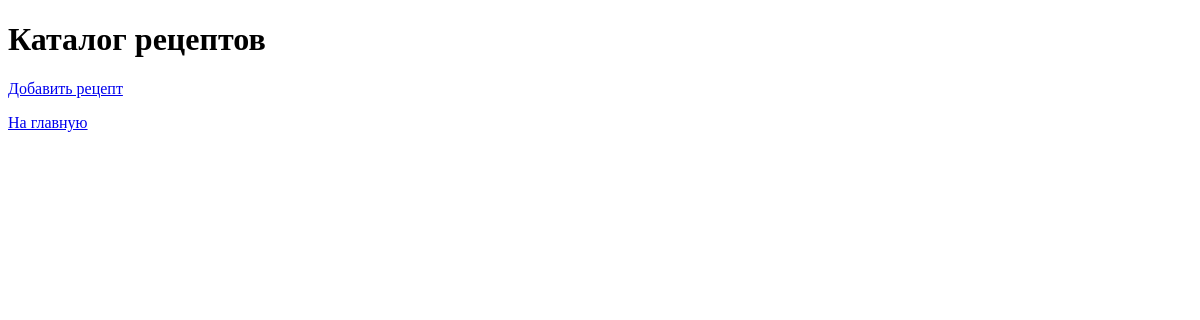
Before: /recipes/ with the older database file.
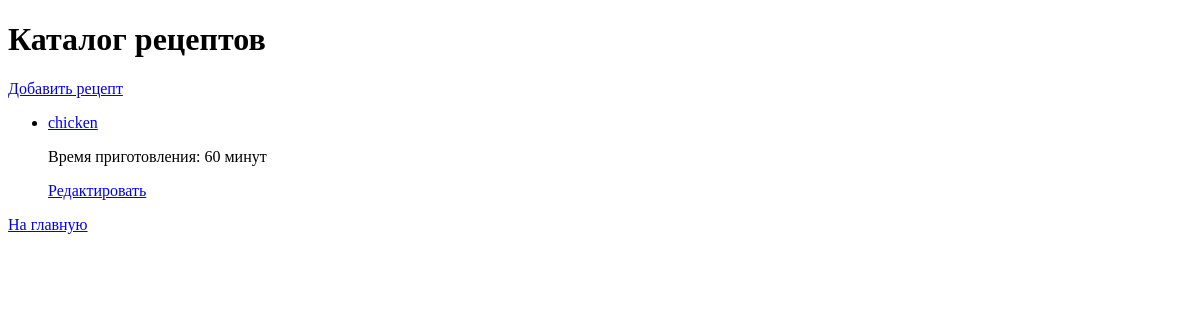
After: the same page with the newer database file.
### recipes/models.py (models this page shows, shortened)
class Recipe(models.Model):
    title = models.CharField(max_length=200)
    description = models.TextField()
    created_by = models.ForeignKey(User, on_delete=models.CASCADE)
    created_at = models.DateTimeField(auto_now_add=True)
    ingredients_text = models.TextField(default="")
    preparation_time = models.PositiveIntegerField(help_text="Время на приготовление (в минутах)")
    instructions = models.TextField(default="", help_text="Опишите шаги приготовления, разделенные новой строкой.")
    image = models.ImageField(upload_to='recipes_images/', blank=True, null=True)

### recipes/views.py (the view)
# urls.py: path('recipes/', views.recipe_catalog, name='recipe_catalog'),  # Каталог рецептов
def recipe_catalog(request):
    recipes = Recipe.objects.all()
    return render(request, 'recipes/recipe_catalog.html', {'recipes': recipes})

### recipes/templates/recipes/recipe_catalog.html (shortened to what this page needs)
<!DOCTYPE html>
<html lang="ru">
<head>
</head>
<body>
    <h1>Каталог рецептов</h1>
    <a href="{% url 'recipe_add' %}">Добавить рецепт</a>
    <ul>
        {% for recipe in recipes %}
            <li>
                <a href="{{ recipe.id }}/">{{ recipe.title }}</a>
                <p>Время приготовления: {{ recipe.preparation_time }} минут</p>
                <a href="{% url 'recipe_edit' recipe.id %}">Редактировать</a>
            </li>
        {% endfor %}
    </ul>
    <a href="/">На главную</a>
</body>
</html>

Changed rows visible on the page:
added Recipe: title "chicken", preparation_time "60"
